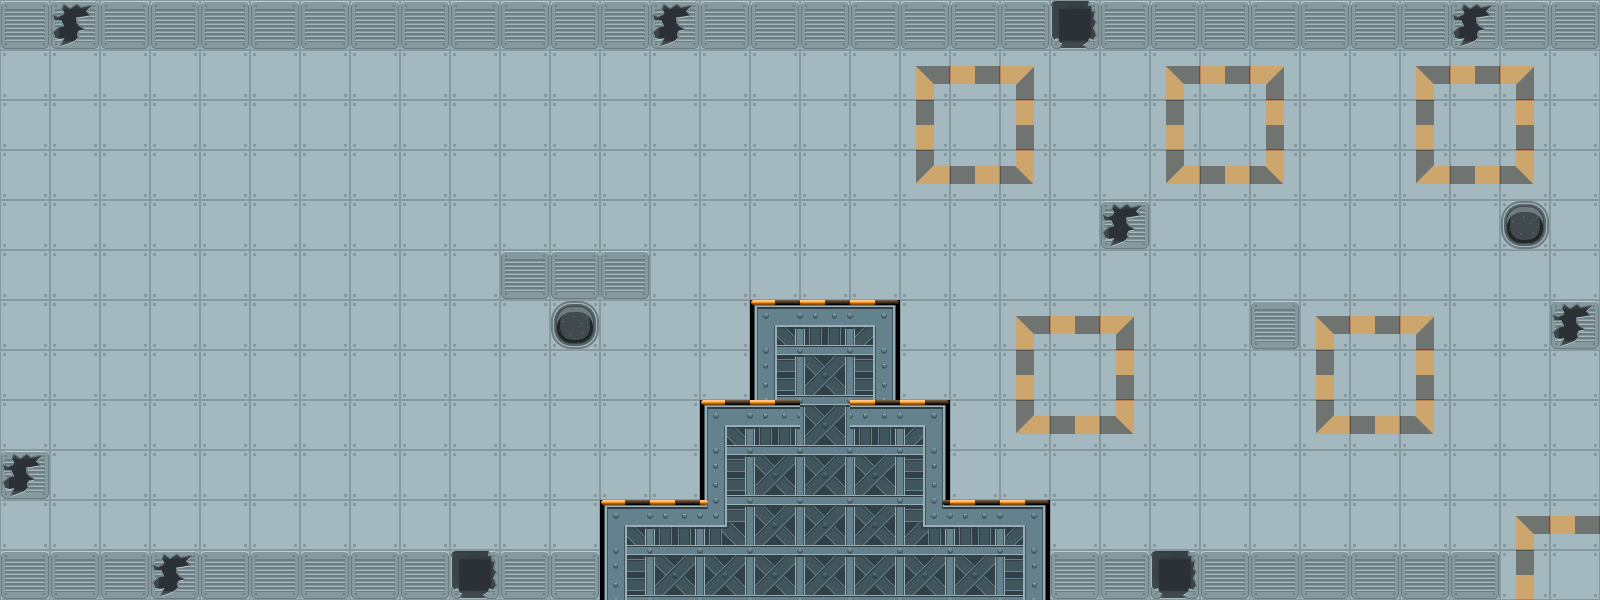

This is a level from a 2D game, rendered from its Tiled map with the project's own tilesets. A one-line summary and the map file follow, with tile-layer data summarised:
An orthogonal 32x12 tile map with 50x50 px tiles, 1 tile layer (Calque de Tile 1), 2 tilesets.

<map version="1.0" orientation="orthogonal" width="32" height="12" tilewidth="50" tileheight="50">
 <tileset firstgid="1" name="background" tilewidth="50" tileheight="50">
  <image source="../gfx/Levels/background.png" width="150" height="250" />
 </tileset>
 <tileset firstgid="16" name="metal" tilewidth="50" tileheight="50">
  <image source="../gfx/Levels/metal.png" width="150" height="250" />
 </tileset>
 <layer name="Calque de Tile 1" width="32" height="12">
  <data>[384 cells, 384 non-empty, 21 distinct tile ids]</data>
 </layer>
</map>
